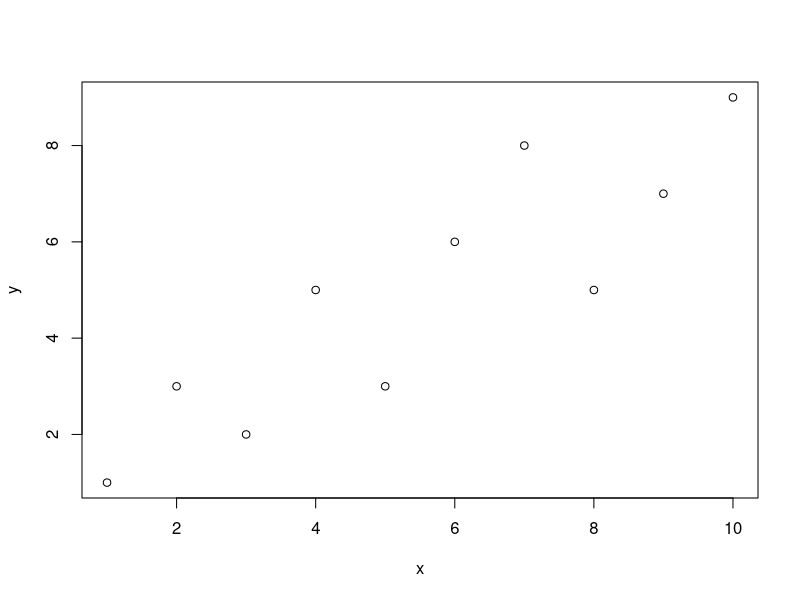
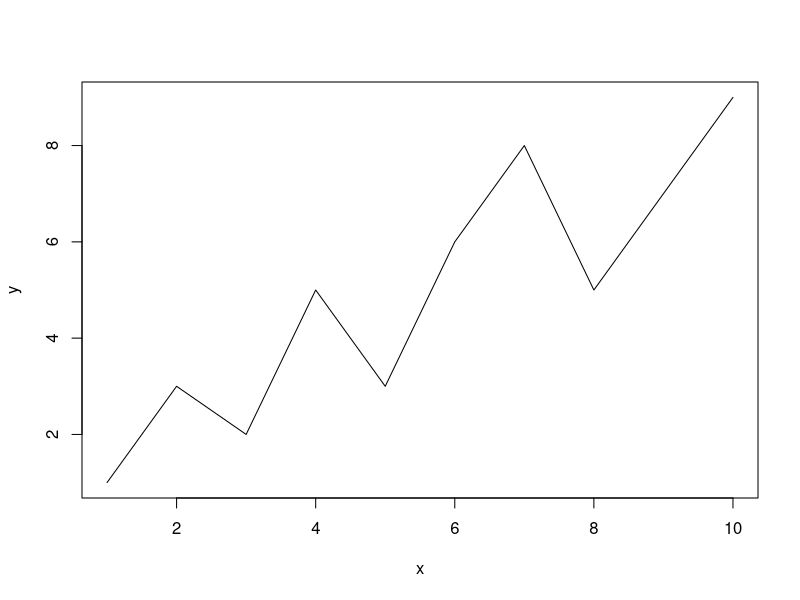

The R source for these figures, in order:
# This is an R script. Any line that starts with # is a comment.
# Comments are ignored by R when you run the script.
# Any line that does not start with # will be run.

#### RUNNING CODE ####

# There are a few ways to run this script in RStudio.
# 1) You can run the entire script by pressing Ctrl+Alt+R, or by pressing the Source
#    button in the top right corner of this window.
# 2) You can run a section of the code by selecting it and pressing the Run button,
#    or by pressing Cmd+Enter on a Mac or Ctrl+Enter on a PC. If you do not select any
#    code, then only the line that your cursor is on will be run.
# 3) There are other shortcuts available in the Code menu at the top of the screen.

# Try putting the cursor on the line below and running it by pressing Ctrl+Enter (Cmd+Enter)

2 + 2

# In the console output window below, you should see that R can do math.

#### BASIC MATH ####

# Try adding some code below to subtract (-), multiply (*), and divide (/).

# ANSWER NEEDED HERE.

# Now add some code to create exponentials (^), like 2 raised to the 8th power.

# ANSWER NEEDED HERE.

#### VARIABLES ####

# What if you want to store the result of 2 + 2 and use it later? You need a variable.

result <- 2 + 2

# The line above assigns (<-) the output of 2+2 to the variable 'result'. Run the line,
# and notice that the top right panel of RStudio has changed. It shows you that the
# variable result is currently set to 4.

# Create a variable below called 'message' and assign it the value "Welcome to R!"

# ANSWER NEEDED HERE.

# Now change 'result' to the output of 6 times 7.

# ANSWER NEEDED HERE.


#### INTERLUDE ####

# You've made a lot of changes to this file. Go ahead and create a new commit in
# GitHub Desktop and sync these changes with the GitHub repository.

#### ARRAYS / VECTORS ####

# Arrays are sets of values that have been grouped together in an order.
# In R, you can create an array using the c() function (short for combine).
# Run the line below.

my.array <- c(1,3,5,7,9)

# You can access the value of an element in the array by using it's location
# in the array.
# Note for experienced programmers: The first element in a R array is indexed at
# location 1, not location 0 like most languages.

my.array[2]

# If you wanted to get the value 7 out of the array, how would you do that?

# ANSWER NEEDED HERE.

# You can get more than one element out of an array at a time. Use an array to specify
# the locations that you want to extract.

my.array[c(1,2,3)]
my.array[c(1,5)]

# How would you get just the second and fourth elements?

# ANSWER NEEDED HERE.

# To change the value of an element in an array, just assign it a new value like it is
# a variable

my.array[1] <- 10

# There are some shortcuts for creating arrays. The : operator can be used to create
# sequences of integers

sequence <- 1:10

# Or, more generally, there is a function that you can use called seq()

sequence <- seq(from=1, to=10)

# You can look up information about a function by putting a question mark before the
# name of a function, and then running the line.

?seq

# Notice that the bottom right panel of RStudio changed to show you the documentation
# of the function. R documentation can be a little bit hard to read. You can also
# find an endless supply of examples with Google. Stack Overflow is a particularly
# useful site for finding great examples.

# Try generating a sequence below from 0 to 100 in steps of 10. (e.g., 0, 10, 20, ...)
# Read the documentation on seq or search Stack Overflow to figure out what you need to change.

# ANSWER NEEDED HERE.

# You can use basic mathematical operators with vectors and scalars.
# (A scalar is a vector with a single element, or, in plain English, just a number).

my.array <- c(1,2,3,4)
my.array <- my.array * 2

# Notice that each element of the array was multiplied by 2.

# You can also use basic mathematical operators with vectors and vectors.

array.a <- c(1,2,3,4)
array.b <- c(5,6,7,8)
array.c <- array.a + array.b

# What happens if array.a and array.b have different numbers of elements?
# Test it out below, and then write a short description of what is happening
# in a comment.

# ANSWER NEEDED HERE.

#### FINDING HELPFUL FUNCTIONS ####

# A common misconception about experienced programmers is that they can sit down
# and write a program from start-to-finish based on the knowledge in their head.
# The truth is that experienced programmers are constantly using external resources
# (the internet) to figure out how to solve problems. A big difference between
# novice and veteran programmers is that veterans know how to search for the
# specific answers that they need.

# If you are a new programmer, one of the best things you can learn is where to
# look for information. I recommend always starting with stackoverflow.com. It
# is a Q&A site used by programmers of all abilities and you can usually find an
# answer to whatever problem you are trying to solve. The hardest thing to learn
# is how to formulate a good search query so that you get the answer you are looking
# for. 

# I want you to practice. Find a function in R that will do each of the following.
# HINT: There is a built-in R function for each of these.

# 1) Take the square root of 16

# ANSWER NEEDED HERE.

# 2) Create an array that is 10 repetitions of the number 3
#    e.g., (3, 3, 3, 3, 3, 3, 3, 3, 3, 3).

# ANSWER NEEDED HERE.

# 3) Add all the numbers in the vector below.

add.me <- c(2,4,6,7,8,5,12) # the answer is 44

# ANSWER NEEDED HERE.

# 4) Generate a random integer between 0 and 100.

# ANSWER NEEDED HERE

# (This might be a good moment to commit and push your code!)

#### CONDITIONAL STATEMENTS ####

# Programs often require conditional execution:
# If this thing is true, do this.
# Otherwise, do this.

# In R, this is done with an if statement.

first.number <- 2
second.number <- 4

if(first.number < second.number){
  message <- "The first number is smaller."
} else {
  message <- "The first number is not smaller."
}
print(message)

# Write code that generates a random integer between 1 and 4, and prints "EVEN"
# or "ODD" to indicate if the number is even or odd. (You may want to search for 
# help about how to determine if a number is even or odd in R.)

# ANSWER NEEDED HERE

#### EXTERNAL LIBRARIES ####

# As you search the internet for R code, you'll often find that good solutions
# are available in R packages. R packages are code that is not part of the
# default R installation. R has a package management system that make it really
# easy to install packages. One way to install is with install.packages()

install.packages('dplyr')

# You can also use RStudio to install packages. Go to Tools > Install Packages.

# You only need to install a package ONCE per computer, so I recommend running
# the install.packages command in the R console (lower left window of RStudio)
# and not putting it in your script.

# To load a package, use library()

library(dplyr)

# You must load the package once per R session, so it makes sense to include the
# library() command in your script.

#### BASIC PLOTTING ####

# R has a very powerful set of tools for creating plots.
# We will explore these more throughout the semester. For now, let's look
# at a few really basic plots.

# Scatter plot
# You can create a scatter plot by calling plot() with two arrays of numbers.

x <- 1:10
y <- c(1,3,2,5,3,6,8,5,7,9)
plot(x,y)

# Notice that the plot shows up in RStudio's bottom right panel.

# You can change this to a line plot by setting the type option:

plot(x,y,type='l')

#### YOUR OWN FUNCTIONS ####

# To write a function in R, use the function keyword.

add.two <- function(x) { return(x+2) }
add.two(10) # outputs 12

multiply.numbers <- function(x, y) {
  answer <- x * y
  return(answer)
}
multiply.numbers(2,3) # outputs 6

# Notice that you can have different numbers of parameters, and that the output
# of the function is specified in return()

# Write a function that takes two numbers and returns a random integer that is between
# the two numbers (including both end numbers as possibilities).

# ANSWER NEEDED HERE.

#### DATA FRAMES ####

# Data frames are similar to a spreadsheet. There are a set of columns, which can
# be named, and a set of rows. Each row is a new entry (data point).

# You can create a data frame by using data.frame(), or through many other methods
# that return a data frame as their output.

# Here we define three columns of data as 10-element vectors/arrays.
# Then we use data.frame() to create the data frame.

trial.number <- 1:10
reaction.time <- c(1223, 1158, 975, 824, 528, 477, 489, 434, 465, 487)
correct.response <- c(TRUE, FALSE, TRUE, FALSE, TRUE, TRUE, TRUE, FALSE, TRUE, TRUE)

subject.data <- data.frame(
  trial = trial.number,
  rt = reaction.time,
  correct = correct.response
)

# You can access values in a data frame as if it is a two-dimensional array

subject.data[1, 'rt'] # Row 1, Column 'rt'
subject.data[1:5, 'rt'] # Rows 1 to 5, Column 'rt'
subject.data[,'rt'] # All rows, Column 'rt'
subject.data[1,] # Row 1, All Columns

# You can use the $ operator to quickly extract a column

subject.data$rt # get the rt column

# You can assign a new column with the $ operator as well.

subject.data$log.rt <- log(subject.data$rt)

# One very useful R package for manipulating data frames is dplyr. If you ran the code
# in the section about R packages, then dplyr should be installed and loaded already.

# dplyr implements a "grammar" of data manipulation. It makes it really easy to do things
# like group data by different variables, find the average of a variable, filter data
# by values in a column, and so on. As we will see in the last part of this lab, you can
# even use dplyr to create a simple model!

# There is a helpful and straightforward tutorial on dplyr here:
# https://cran.rstudio.com/web/packages/dplyr/vignettes/introduction.html

# For example, here is how you would use dplyr to filter the subject.data data frame
# to look at only CORRECT responses. Note that if you run the line below, the data
# shown in the console is only the correct responses.

subject.data %>% filter(correct.response == T)

# dplyr will take some practice and getting used to. The %>% operator is particularly
# weird. You can think of the %>% operator as specifying a chain of events. Whatever
# is to the left of %>% will be evaluated and then passed as input to whatever is 
# to the right of %>%. 

# Write a filter statement here that keeps only the trials with a response time
# less than 1,000 in the subject.data data frame.

# ANSWER NEEDED HERE.

# mutate() is another very useful dplyr function. It allows you to create a new column
# based on the existing columns. For example, suppose that responses larger than 1,000ms
# are too slow in this experiment. We could add a new column to the data called too.slow
# that has a value of TRUE when the response is > 1,000 and FALSE when the response is
# <= 1000. Here's what that would look like.

subject.data <- subject.data %>% mutate(too.slow = rt > 1000)

# Note that we have to use the <- operator to save the result back in our data frame.
# If you run the code without the <- operator, then you'll see the output in the 
# console below, but it won't be saved in the variable.

# Write your own mutate() statement that indicates whether the trial.number is ODD or EVEN
# by adding a column to the data that is called trial.number.odd and has a value of TRUE
# when the trial number is ODD and FALSE when it is EVEN. Save this column in the data frame.

# ANSWER NEEDED HERE #


# Another key set of functions with dplyr is the combination of group_by() and summarize().
# These functions are useful when you want to create different groups in your data, and then
# calculate some kind of summary metric.
# For example, suppose we want the mean RT for correct and incorrect responses in the
# subject.data data frame. First, we need to group the data by whether the response
# is correct or incorrect. Then, we use summarize to calculate the mean RT.
# Here's how we do that:

summary.data <- subject.data %>% group_by(correct) %>% summarize(mean_rt = mean(rt))

# Write a group_by() + summarize() combo that calculates the proportion of correct
# trials in ODD and EVEN numbered trials.

#### LAST PIECE: MISC LAB STUFF #####

# Writing a better sample() function.

# R has a built-in function called sample(). You might have already discovered it above when
# trying to generate random integers. The sample function lets you specify a vector and the 
# number of random samples you want to draw from that vector. For example, the code below
# picks a random number from the vector of odd numbers between 1 and 9.

sample(c(1,3,5,7,9), 1)

# This function is going to be crucial for the model that you are about to build, but it has
# one odd-quirk that you need to be careful of. If you sample from a vector of only one element,
# it behaves differently. Run the code below several times to see:

sample(c(10), 1)

# You might (very reasonably!) expect to get the number 10 over and over again, but instead you
# saw numbers between 1 and 10. This is because when sample() gets only a single number in the 
# first argument, it samples from the entire set of integers less than or equal to that number!

# This is going to be a problem for the model you are about to write. We'll want a sample function
# that always returns the single number if given a single number. The good thing is that you have
# all the tools you need to write that function! Implement the code below so that the last line of
# this file always returns the number 10.

# HINT: One way to solve this is to check how many elements are in the input.vector and then
# do different things when the input.vector has one item vs. more than one item, using an if
# statement.
# Search the internet for a function that will tell you how many items are in the vector.

better.sample <- function(input.vector, sample.size){
  
}

better.sample(c(10), 1) # should always return 10!

better.sample(1:10, 1) # should return numbers between 1 and 10.